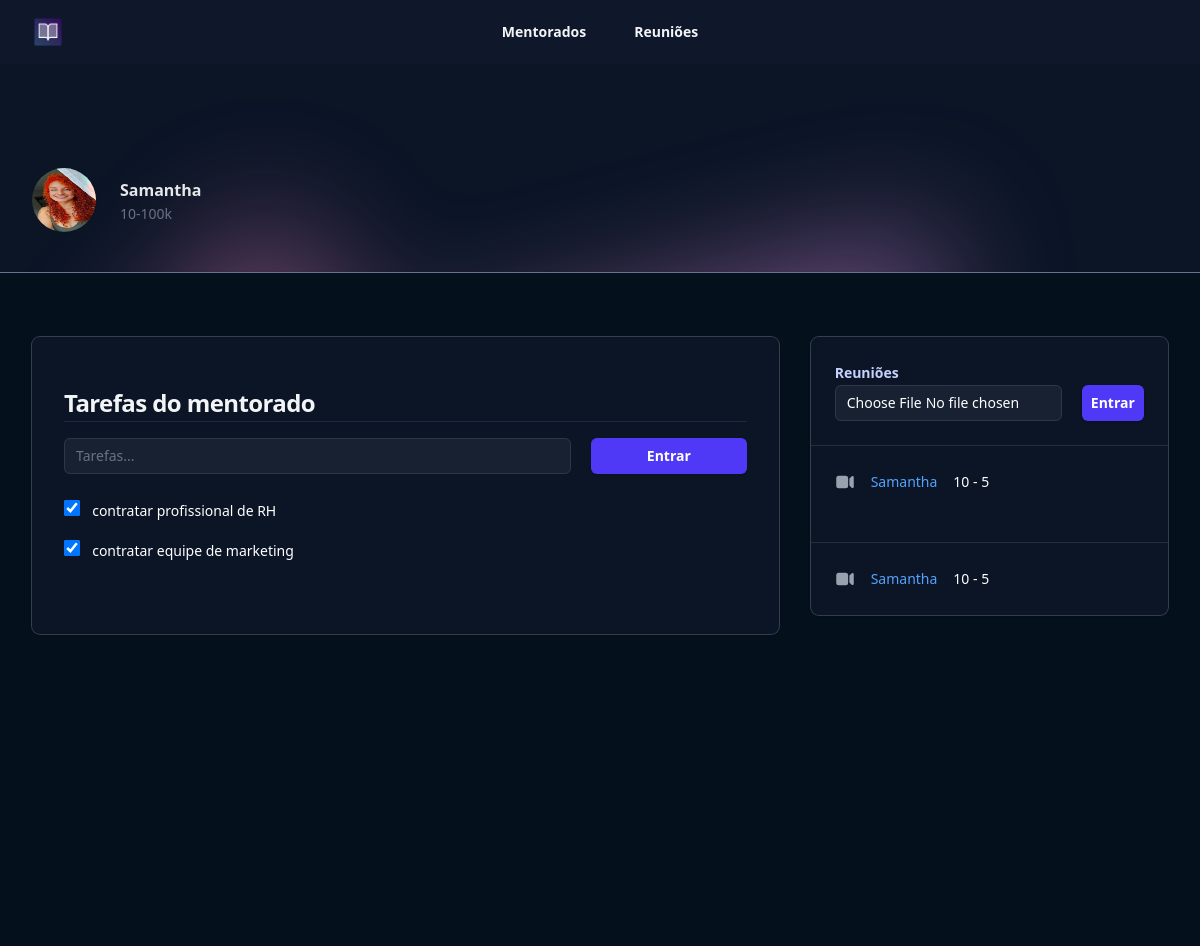
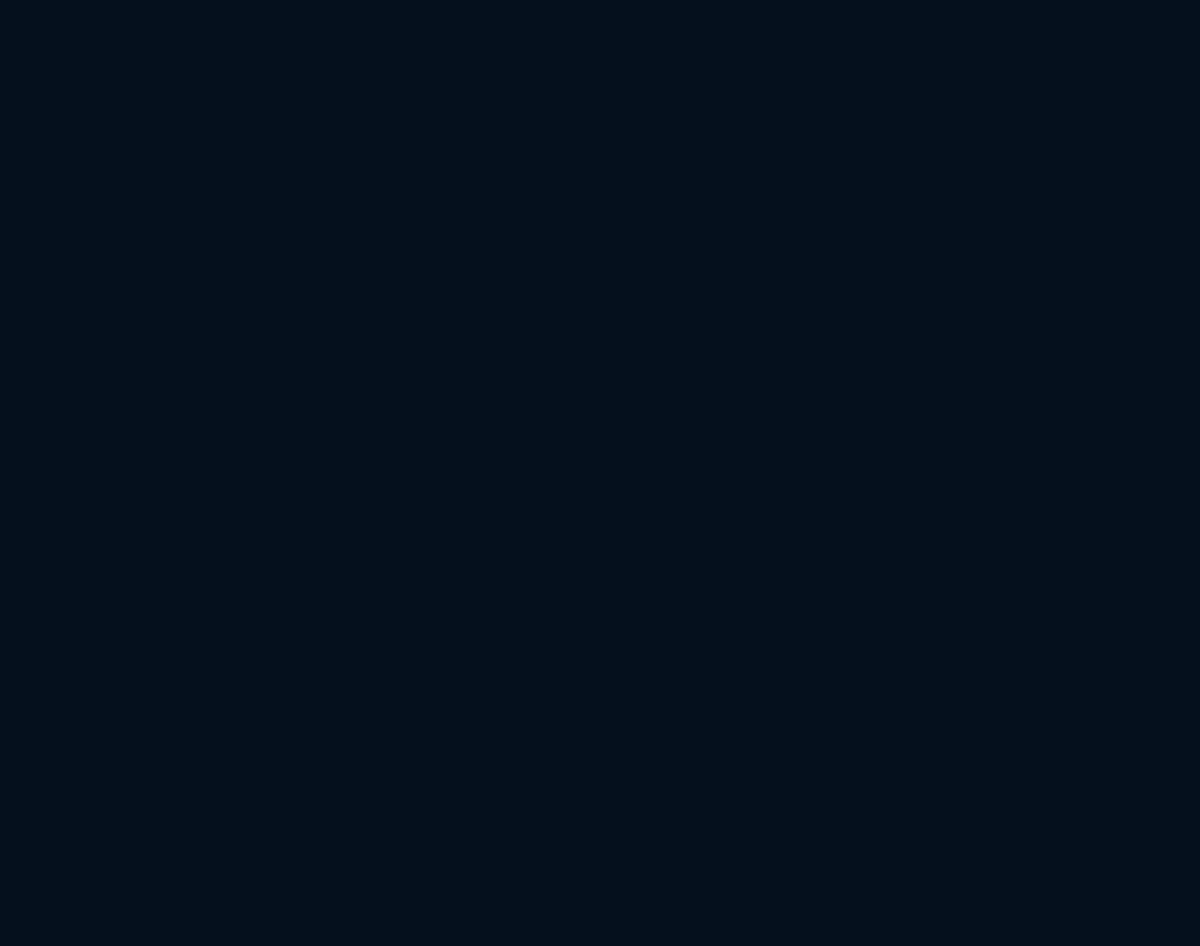
Page /mentorados/tarefa/1 (signed in) on the committed database (2 pictures, top to bottom).
### mentorados/models.py (models this page shows, shortened)
class Mentorados(models.Model):
    estagio_choices = (
        ('E1', '10-100k'),
        ('E2', '100-1KK'),
        ('E3', '1kk - 5kk'),
        ('E4', '5kk +')
    )
    nome = models.CharField(max_length=255)
    foto = models.ImageField(upload_to='fotos', null=True, blank=True)
    estagio = models.CharField(max_length=2, choices=estagio_choices)
    navigator = models.ForeignKey(Navigators, null=True, blank= True, on_delete=models.CASCADE)
    user = models.ForeignKey(User, on_delete=models.CASCADE) #mentor
    criado_em = models.DateField(auto_now_add=True)
    token = models.CharField(max_length=16)
    def __str__(self):
        return self.nome

class Upload(models.Model):
    mentorado = models.ForeignKey(Mentorados, on_delete=models.DO_NOTHING)
    video = models.FileField(upload_to='video')

class Tarefa(models.Model):
    mentorado = models.ForeignKey(Mentorados, on_delete=models.DO_NOTHING)
    tarefa = models.CharField(max_length=255)
    realizada = models.BooleanField(default=False)

### mentorados/views.py (the view, shortened to what this page needs)
# urls.py: path('tarefa/<int:id>', views.tarefa, name='tarefa'),
def tarefa(request, id):
    mentorado = Mentorados.objects.get(id=id)
    if mentorado.user != request.user:
        raise Http404()
    if request.method == 'GET':
        tarefas = Tarefa.objects.filter(mentorado=mentorado)
        videos = Upload.objects.filter(mentorado=mentorado)
        return render(request, 'tarefa.html', {'mentorado': mentorado, 'tarefas': tarefas, 'videos': videos})

### mentorados/templates/tarefa.html (shortened to what this page needs)
{% extends "base.html" %}
{% load static %}
{% block 'body' %}
    <header class="bg-slate-900">
        <nav class="flex items-center justify-between p-4 lg:px-8" aria-label="Global">
            <div class="flex lg:flex-1">
                <a href="#" class="-m-1.5 p-1.5">
                    <img class="h-8 w-auto" src="{% static 'logo.png' %}" alt="">
                </a>
            </div>
            <div class="hidden lg:flex lg:gap-x-12">
              <a href="{% url 'mentorados' %}" class="text-sm/6 font-semibold text-gray-100">Mentorados</a>
              <a href="{% url 'reunioes' %}" class="text-sm/6 font-semibold text-gray-100">Reuniões</a>
            </div>
        </nav>
    </header>
    <main>
        <header class="relative isolate pt-16 bg-[#0b1526] border-b-1 border-slate-500">
            <div class="absolute inset-0 -z-10 overflow-hidden" aria-hidden="true">
                <div class="absolute left-16 top-full -mt-16 transform-gpu opacity-50 blur-3xl xl:left-1/2 xl:-ml-80">
                    <div class="aspect-[1154/678] w-[72.125rem] bg-gradient-to-br from-[#FF80B5] to-[#9089FC]" style="clip-path: polygon(100% 38.5%, 82.6% 100%, 60.2% 37.7%, 52.4% 32.1%, 47.5% 41.8%, 45.2% 65.6%, 27.5% 23.4%, 0.1% 35.3%, 17.9% 0%, 27.7% 23.4%, 76.2% 2.5%, 74.2% 56%, 100% 38.5%)"></div>
                </div>
                <div class="absolute inset-x-0 bottom-0 h-px bg-gray-900/5"></div>
            </div>
            <div>
                <div class="mx-auto max-w-7xl px-4 py-10 sm:px-6 lg:px-8 ">
                    <div class="mx-auto flex max-w-2xl items-center justify-between gap-x-8 lg:mx-0 lg:max-w-none">
                        <div class="flex items-center gap-x-6">
                            <img src="{{mentorado.foto.url}}" alt="" class="size-16 flex-none rounded-full ring-1 ring-gray-900/10">
                            <h1>
                                <div class="mt-1 text-base font-semibold text-gray-200">{{mentorado}}</div>
                                <div class="text-sm/6 text-gray-500">{{mentorado.get_estagio_display}}</div>
                            </h1>
                        </div>
                    </div>
                </div>
            </div>
        </header>
        <div class="bg-[#05101d] min-h-screen">
            <div class="mx-auto max-w-7xl px-4 py-16 sm:px-6 lg:px-8">
                <div class="mx-auto grid max-w-2xl grid-cols-1 grid-rows-1 items-start gap-x-8 gap-y-8 lg:mx-0 lg:max-w-none lg:grid-cols-3">
                    <div class="lg:col-start-3 lg:row-end-1 ">
                        <div class="rounded-lg shadow-sm ring-1 ring-white/20 bg-[#0b1526]">
                            <dl class="flex flex-wrap">
                                <div class="flex-auto px-6 pt-6">
                                    <p class="text-sm/6 font-semibold text-indigo-200">Reuniões</p>
                                    <div class="grid grid-cols-4 gap-5">
                                        <div class="col-span-3">
                                            <form action="" method="POST" enctype='multipart/form-data'>
                                                <input type="file" name="video" required class="block w-full rounded-md bg-white/5 px-3 py-1.5 text-base text-white outline outline-1 -outline-offset-1 outline-white/10 placeholder:text-gray-500 focus:outline focus:outline-2 focus:-outline-offset-2 focus:outline-indigo-500 sm:text-sm/6">
                                        </div>
                                        <div>
                                            <button type="submit" class="flex w-full justify-center cursor-pointer rounded-md bg-indigo-600 px-3 py-1.5 text-sm/6 font-semibold text-white shadow-sm hover:bg-indigo-500 focus-visible:outline focus-visible:outline-2 focus-visible:outline-offset-2 focus-visible:outline-indigo-600">Entrar</button>
                                        </div>
                                    </div>
                                </div>
                                {% for video in videos %}
                                    <div class="mt-6 flex w-full flex-none gap-x-4 border-t border-gray-50/10 px-6 py-6">
                                        <dt class="flex-none">
                                            <svg xmlns="http://www.w3.org/2000/svg" viewBox="0 0 24 24" fill="currentColor" class="h-6 w-5 text-gray-400">
                                                <path d="M4.5 4.5a3 3 0 0 0-3 3v9a3 3 0 0 0 3 3h8.25a3 3 0 0 0 3-3v-9a3 3 0 0 0-3-3H4.5ZM19.94 18.75l-2.69-2.69V7.94l2.69-2.69c.944-.945 2.56-.276 2.56 1.06v11.38c0 1.336-1.616 2.005-2.56 1.06Z" />
                                            </svg>
                                        </dt>
                                        <dd class="text-sm/6 font-medium text-blue-400"><a href="{{video.video.url}}">{{video.mentorado}}</a></dd>
                                        <p class="text-sm/6 text-white">10 - 5</p>
                                    </div>
                                {% endfor %}
                            </dl>
                        </div>
                    </div>
                    <div class="-mx-4 px-4 py-8 shadow-sm sm:mx-0 sm:rounded-lg sm:px-8 sm:pb-14 lg:col-span-2 lg:row-span-2 lg:row-end-2 xl:px-16 xl:pb-20 xl:pt-16 ring-1 ring-white/20 bg-[#0b1526]">
                        <h2 class="mt-4 text-2xl/9 font-bold tracking-tight text-gray-100">Tarefas do mentorado</h2>
                        <hr class="border-px border-slate-800">
                        <div class="grid grid-cols-4 gap-5 mt-4">
                            <div class="col-span-3">
                                <form action="" method="POST">
                                    <input type="text" name="tarefa" autocomplete="email" required class="block w-full rounded-md bg-white/5 px-3 py-1.5 text-base text-white outline outline-1 -outline-offset-1 outline-white/10 placeholder:text-gray-500 focus:outline focus:outline-2 focus:-outline-offset-2 focus:outline-indigo-500 sm:text-sm/6" placeholder="Tarefas...">
                            </div>
                            <div>
                                <button type="submit" class="flex w-full justify-center cursor-pointer rounded-md bg-indigo-600 px-3 py-1.5 text-sm/6 font-semibold text-white shadow-sm hover:bg-indigo-500 focus-visible:outline focus-visible:outline-2 focus-visible:outline-offset-2 focus-visible:outline-indigo-600">Entrar</button>
                            </div>
                        </div>
                        <br>
                        {% for tarefa in tarefas %}
                            <div class="flex items-center mb-4">
                                <form action="{% url 'tarefa_alterar' tarefa.id %}" method="POST" class="inline">
                                    <input id="tarefa-{{tarefa.id}}" type="checkbox"
                                        class="w-4 h-4 text-blue-600 bg-gray-100 border-gray-300 rounded-sm focus:ring-blue-500 dark:focus:ring-blue-600 dark:ring-offset-gray-800 focus:ring-2 dark:bg-gray-700 dark:border-gray-600"
                                        {% if tarefa.realizada %}checked{% endif %}
                                        onchange="this.form.submit()">
                                    <label for="tarefa-{{tarefa.id}}" class="ms-2 text-sm font-medium text-white">
                                        {{tarefa.tarefa}}
                                    </label>
                                </form>
                            </div>
                        {% endfor %}
                    </div>
                </div>
            </div>
        </div>
    </main>
{% endblock 'body' %}

### rows in the picture
Mentorados: foto (picture), nome "Samantha", estagio "10-100k"
Upload: mentorado "Samantha"
Upload: mentorado "Samantha"
Tarefa: realizada "☑", tarefa "contratar profissional de RH"
Tarefa: realizada "☑", tarefa "contratar equipe de marketing"
